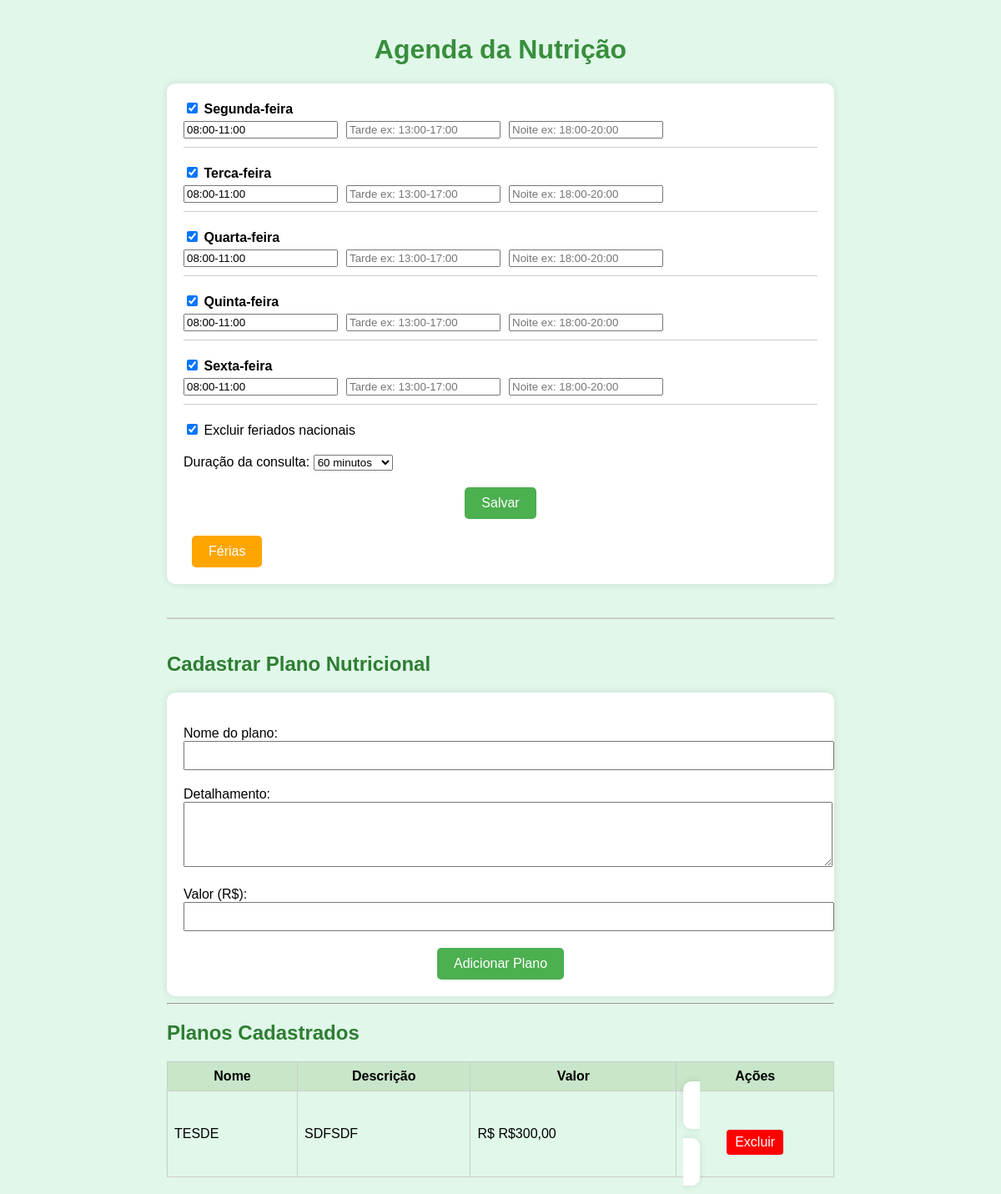
Page /agenda on the committed database.
### tables this page shows
CREATE TABLE agenda_nutricionista (
                id INTEGER PRIMARY KEY AUTOINCREMENT,
                dia TEXT,
                manha TEXT,
                tarde TEXT,
                noite TEXT,
                excluir_feriados BOOLEAN,
                excluir_sabado BOOLEAN,
                excluir_domingo BOOLEAN,
                duracao_consulta INTEGER
            );

CREATE TABLE planos_nutricionais (
                id INTEGER PRIMARY KEY AUTOINCREMENT,
                nome TEXT,
                descricao TEXT,
                valor TEXT
            );

### bekacola1.py (the view)
@app.route("/agenda")
def agenda_nutri():
    conn = sqlite3.connect(DB_PATH)
    cursor = conn.cursor()
    cursor.execute("SELECT * FROM agenda_nutricionista")
    registros = cursor.fetchall()
    cursor.execute("SELECT * FROM planos_nutricionais ORDER BY id DESC")
    planos = cursor.fetchall()
    cursor.execute("SELECT * FROM ferias_nutricionista ORDER BY data_inicio")
    ferias = cursor.fetchall()
    conn.close()
    dados = {}
    excluir_feriados = excluir_sabado = excluir_domingo = False
    duracao = 30
    for linha in registros:
        dia = linha[1]
        dados[dia] = {
            "manha": linha[2],
            "tarde": linha[3],
            "noite": linha[4]
        }
        excluir_feriados = linha[5]
        excluir_sabado = linha[6]
        excluir_domingo = linha[7]
        duracao = linha[8]
    return render_template("agenda.html", dados=dados,
                           excluir_feriados=excluir_feriados,
                           excluir_sabado=excluir_sabado,
                           excluir_domingo=excluir_domingo,
                           duracao=duracao,
                           planos=planos,
                           ferias=ferias)

### templates/agenda.html (shortened to what this page needs)
<!DOCTYPE html>
<html lang="pt-br">
<head>
</head>
<body>
<h1>Agenda da Nutrição</h1>
<form method="POST" action="/salvar_agenda">
  {% set dias = [('segunda', 'seg'), ('terca', 'ter'), ('quarta', 'qua'), ('quinta', 'qui'), ('sexta', 'sex')] %}
  {% for nome, prefixo in dias %}
  <div class="dia">
    <label>
      <input type="checkbox" name="dias" value="{{ nome }}"
      {% if nome in dados %}checked{% endif %}> {{ nome|capitalize }}-feira
    </label>
    <div class="horarios">
      <input type="text" name="manha_{{ prefixo }}" placeholder="Manhã ex: 08:00-11:30" value="{{ dados[nome]['manha'] if nome in dados else '' }}">
      <input type="text" name="tarde_{{ prefixo }}" placeholder="Tarde ex: 13:00-17:00" value="{{ dados[nome]['tarde'] if nome in dados else '' }}">
      <input type="text" name="noite_{{ prefixo }}" placeholder="Noite ex: 18:00-20:00" value="{{ dados[nome]['noite'] if nome in dados else '' }}">
    </div>
  </div>
  {% endfor %}
  <div class="opcoes">
    <label><input type="checkbox" name="excluir_feriados" {% if excluir_feriados %}checked{% endif %}> Excluir feriados nacionais</label>
  </div>
  <div class="opcoes">
    <label>Duração da consulta:</label>
    <select name="duracao">
      {% for i in range(20, 121, 10) %}
        <option value="{{ i }}" {% if duracao == i %}selected{% endif %}>{{ i }} minutos</option>
      {% endfor %}
    </select>
  </div>
  <button type="submit">Salvar</button>
  <button type="button" onclick="mostrarFerias()" style="background-color: orange; color: white; margin-left: 10px;">Férias</button>
</form>
<hr style="margin: 40px 0; border: none; border-top: 2px solid #ccc">
<h2 style="color: #2e7d32;">Cadastrar Plano Nutricional</h2>
<form method="POST" action="/adicionar_plano">
  <div class="opcoes">
    <label>Nome do plano:</label>
    <input type="text" name="nome_plano" style="width:100%; padding:8px;">
  </div>
  <div class="opcoes">
    <label>Detalhamento:</label>
    <textarea name="descricao_plano" rows="4" style="width:100%; padding:8px;"></textarea>
  </div>
  <div class="opcoes">
    <label>Valor (R$):</label>
    <input type="text" name="valor_plano" style="width:100%; padding:8px;">
  </div>
  <button type="submit">Adicionar Plano</button>
</form>
<hr>
<h2 style="color: #2e7d32;">Planos Cadastrados</h2>
<table style="width:100%; border-collapse: collapse;">
  <thead>
    <tr style="background-color: #c8e6c9;">
      <th style="padding: 8px; border: 1px solid #ccc;">Nome</th>
      <th style="padding: 8px; border: 1px solid #ccc;">Descrição</th>
      <th style="padding: 8px; border: 1px solid #ccc;">Valor</th>
      <th style="padding: 8px; border: 1px solid #ccc;">Ações</th>
    </tr>
  </thead>
  <tbody>
    {% for plano in planos %}
    <tr>
      <td style="padding: 8px; border: 1px solid #ccc;">{{ plano[1] }}</td>
      <td style="padding: 8px; border: 1px solid #ccc;">{{ plano[2] }}</td>
      <td style="padding: 8px; border: 1px solid #ccc;">R$ {{ plano[3] }}</td>
      <td style="padding: 8px; border: 1px solid #ccc;">
        <form method="POST" action="/excluir_plano" style="display:inline;">
          <button type="submit" onclick="return confirm('Deseja excluir este plano?')" style="background-color: red; color: white; border: none; padding: 6px 10px; border-radius: 4px;">
            Excluir
          </button>
        </form>
      </td>
    </tr>
    {% endfor %}
  </tbody>
</table>
</body>
</html>

### templates/agenda.html (style rules this page uses)
body { font-family: Arial, sans-serif; background-color: #e0f7e9; padding: 20px; max-width: 800px; margin: auto; }
h1 { text-align: center; color: #388e3c; }
form { background-color: white; padding: 20px; border-radius: 10px; box-shadow: 0 0 10px rgba(0,0,0,0.1); }
.dia { margin-bottom: 20px; border-bottom: 1px solid #ccc; padding-bottom: 10px; }
.dia label { font-weight: bold; display: block; margin-bottom: 5px; }
.horarios { display: flex; gap: 10px; flex-wrap: wrap; }
.opcoes { margin: 20px 0; }
button { background-color: #4CAF50; color: white; padding: 10px 20px; font-size: 16px; border: none; border-radius: 5px; cursor: pointer; display: block; margin: 20px auto 0; }

### rows in the picture
agenda_nutricionista: dia "Segunda", manha "08:00-11:00"
agenda_nutricionista: dia "Terca", manha "08:00-11:00"
agenda_nutricionista: dia "Quarta", manha "08:00-11:00"
agenda_nutricionista: dia "Quinta", manha "08:00-11:00"
agenda_nutricionista: dia "Sexta", manha "08:00-11:00"
planos_nutricionais: nome "TESDE", descricao "SDFSDF", valor "R$300,00"

### other values in the picture
form field duracao "60 minutos"
